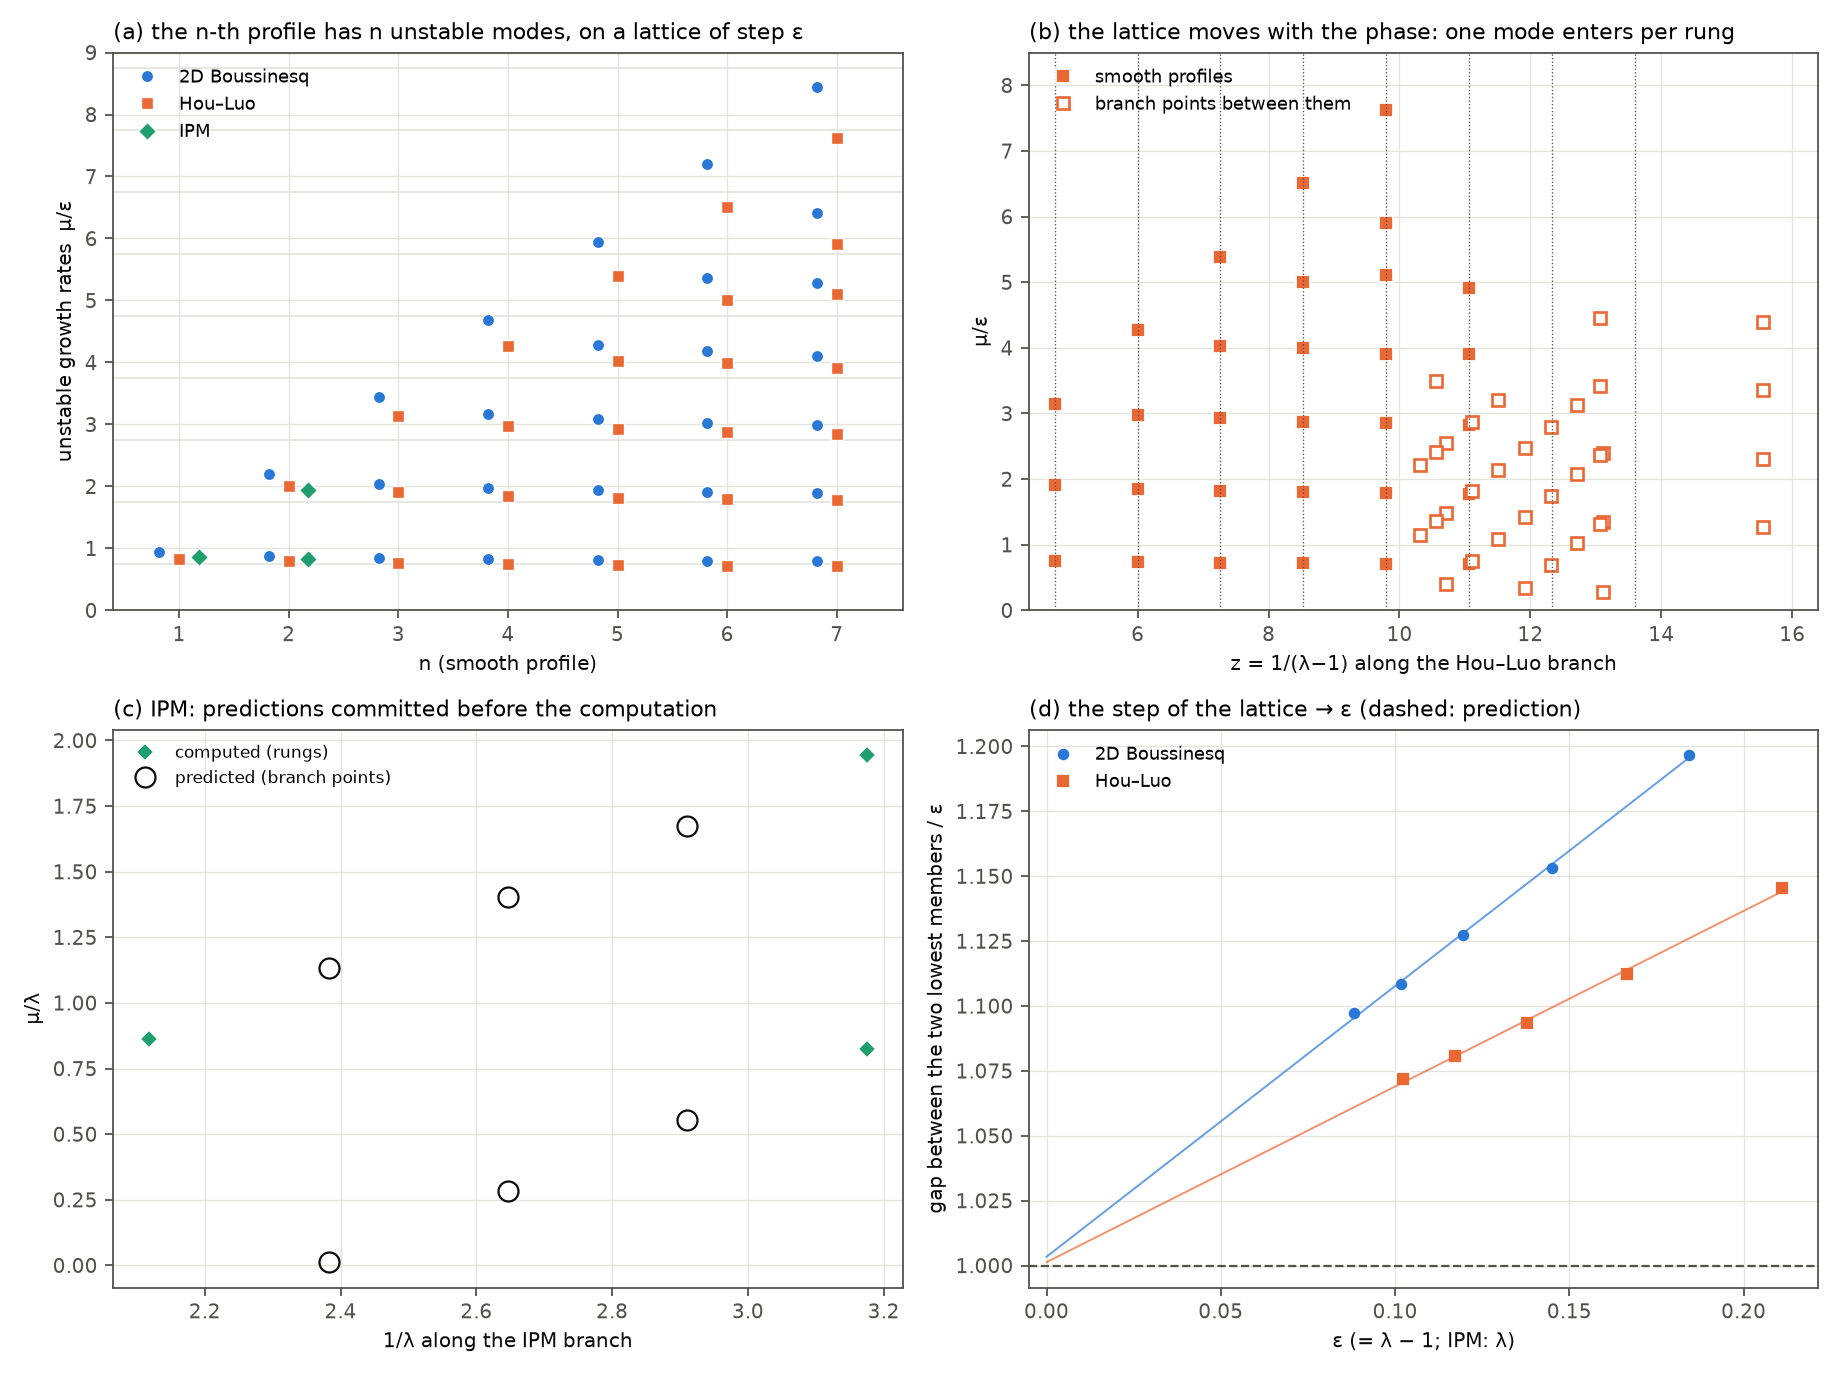

Reproduce this figure in Python.
"""Fig. 3: the same phase quantizes the instabilities.
(a) The unstable spectrum of the n-th smooth profile, ν̂ = μ/ε (ε = λ−1 for 2D Boussinesq and Hou–Luo, λ for
    IPM), for all three models: n real members on a lattice of step ≈ 1, i.e. index n.
(b) Spectral flow along the continuous Hou–Luo branch: the lattice moves up by one step per rung interval (lines:
    eigen-condition Re Φ − πμ/ε + θ₀ = (k + ½)π with the phase linear between rungs), a new member entering at μ = 0.
(c) The IPM blind test: predicted (open) versus computed (filled) spectra at U₃ (stage 2a) and at three branch
    points between U₁ and U₂ (P5).
(d) The step of the lattice (gap between the two lowest members) tends to ε: extrapolations to ε → 0."""
import numpy as np, re, glob, os, contextlib, io
import matplotlib; matplotlib.use("Agg")
import matplotlib.pyplot as plt
with contextlib.redirect_stdout(io.StringIO()):
    from ladder_fit import bq_lam, bq, hl_lam, hl

INK, MUTED, GRID = '#0b0b0b', '#52514e', '#e4e3df'
COL = {'2D Boussinesq': '#2a78d6', 'Hou–Luo': '#eb6834', 'IPM': '#1f9e6e'}
MK = {'2D Boussinesq': 'o', 'Hou–Luo': 's', 'IPM': 'D'}
plt.rcParams.update({'font.size': 9, 'axes.edgecolor': MUTED, 'axes.labelcolor': INK, 'xtick.color': MUTED,
                     'ytick.color': MUTED, 'axes.grid': True, 'grid.color': GRID, 'grid.linewidth': 0.6})


def ipm_result(fn):
    """(λ, non-trivial ν̂ list) from an ipm_flow_spec output (the trivial root ν̂ = 1/λ is dropped)"""
    if not os.path.exists(fn):
        return None
    for line in open(fn):
        m = re.search(r"IPM λ=([0-9.]+) .*ν̂ = μ/λ = \[([^\]]*)\]", line)
        if m:
            lam = float(m.group(1)); v = [float(x) for x in m.group(2).split(',') if x.strip()]
            return lam, [x for x in v if abs(x - 1 / lam) > 0.02]
    return None


# rung spectra (ν̂) per model
spec = {'2D Boussinesq': {n: sorted(np.array(bq[n]) / (bq_lam[n] - 1)) for n in bq},
        'Hou–Luo': {n: sorted(np.array(hl[n]) / (hl_lam[n] - 1)) for n in hl if n <= 7}}
ipm = {}
for n in range(0, 8):
    r = ipm_result(f"ipm_spec_U{n}.out")
    if r:
        ipm[n] = (r[0], sorted(r[1]))
spec['IPM'] = {n: v for n, (l, v) in ipm.items() if n >= 1}

fig, ax = plt.subplots(2, 2, figsize=(11.5, 8.6))
a = ax[0, 0]
off = {'2D Boussinesq': -0.18, 'Hou–Luo': 0.0, 'IPM': 0.18}
for name, sp in spec.items():
    for n, v in sp.items():
        a.plot([n + off[name]] * len(v), v, MK[name], color=COL[name], ms=5.5, mec='white', mew=0.6,
               label=name if n == min(sp) else None)
for j in range(0, 9):
    a.axhline(0.75 + j, color=GRID, lw=0.8, zorder=0)
a.set_xlabel('n (smooth profile)'); a.set_ylabel('unstable growth rates  μ/ε')
a.set_title('(a) the n-th profile has n unstable modes, on a lattice of step ε', loc='left', fontsize=10)
a.legend(fontsize=8, frameon=False, loc='upper left'); a.set_xlim(0.4, 7.6); a.set_ylim(0, 9)

# (b) Hou–Luo spectral flow (rungs and branch points), as in fig_spectral_flow.py
b = ax[0, 1]


def parse(files, pat=r"λ=([0-9.]+) z=([0-9.]+).*?ν̂ = μ/\(λ−1\) = \[([^\]]*)\]"):
    out = []
    for fn in files:
        if os.path.exists(fn):
            for line in open(fn):
                m = re.search(pat, line)
                if m and m.group(3).strip():
                    out.append((float(m.group(1)), float(m.group(2)), [float(x) for x in m.group(3).split(',')]))
    return out


between = {round(t[0], 6): t for t in parse(["hl_saw_exact.out", "hl_deep_exact.out", "hl_G_check.out"]) if t[1] < 16.5}
hl_all = list(hl_lam) + [1.08113374, 1.07355524]
zr = [1 / (l - 1) for l in hl_all]
for n in range(3, 9):
    v = spec['Hou–Luo'].get(n) or sorted(np.array(hl[n]) / (hl_lam[n] - 1))
    b.plot([zr[n]] * len(v), v, 's', color=COL['Hou–Luo'], ms=6, mec='white', mew=0.8,
           label='smooth profiles' if n == 3 else None)
first = True
for lam_, z_, nus in between.values():
    b.plot([z_] * len(nus), nus, 's', mfc='white', mec=COL['Hou–Luo'], mew=1.2, ms=5.5,
           label='branch points between them' if first else None); first = False
for n in range(3, len(zr)):
    b.axvline(zr[n], color=MUTED, lw=0.6, ls=':')
b.set_xlim(zr[3] - 0.4, 16.4); b.set_ylim(0, 8.5)
b.set_xlabel('z = 1/(λ−1) along the Hou–Luo branch'); b.set_ylabel('μ/ε')
b.set_title('(b) the lattice moves with the phase: one mode enters per rung', loc='left', fontsize=10)
b.legend(fontsize=8, frameon=False, loc='upper left')

# (c) IPM blind test
c = ax[1, 0]
pred = {}
if os.path.exists("ipm_stage2a_predictions.out"):
    for line in open("ipm_stage2a_predictions.out"):
        m = re.search(r"PREDICTION ν̂ = μ/λ of U_(\d): \[([^\]]*)\]", line)
        if m:
            pred[('U', int(m.group(1)))] = [float(x) for x in m.group(2).split(',')]
        m = re.search(r"f = ([0-9.]+) \(z = ([0-9.]+), λ = ([0-9.]+)\): predicted ν̂ = \[([^\]]*)\]", line)
        if m:
            pred[('bp', float(m.group(1)))] = (float(m.group(2)), [float(x) for x in m.group(4).split(',') if x.strip()])
for n, (lam_, v) in ipm.items():
    if n >= 1:
        c.plot([1 / lam_] * len(v), v, 'D', color=COL['IPM'], ms=6, mec='white', mew=0.8,
               label='computed (rungs)' if n == 1 else None)
for key, val in pred.items():
    if key[0] == 'U':
        zz = [1 / l for n, (l, v) in ipm.items() if n == key[1]]
        zz = zz[0] if zz else None
        if zz:
            c.plot([zz] * len(val), val, 'D', mfc='none', mec=INK, mew=1.0, ms=10,
                   label=f'predicted before computing (U_{key[1]})')
    else:
        zf, v = val
        c.plot([zf] * len(v), v, 'o', mfc='none', mec=INK, mew=1.0, ms=9, label='predicted (branch points)' if key[1] == 0.5 else None)
for fr, tag in ((0.25, '025'), (0.5, '050'), (0.75, '075')):
    r = ipm_result(f"ipm_spec_bp{tag}.out")
    if r:
        c.plot([1 / r[0]] * len(r[1]), r[1], 'o', color=COL['IPM'], ms=5, mec='white', mew=0.6,
               label='computed (branch points)' if fr == 0.5 else None)
c.set_xlabel('1/λ along the IPM branch'); c.set_ylabel('μ/λ')
c.set_title('(c) IPM: predictions committed before the computation', loc='left', fontsize=10)
c.legend(fontsize=7.5, frameon=False, loc='upper left')

# (d) lattice step
d = ax[1, 1]
for name, sp in spec.items():
    pts = [(1 / (hl_lam[n] - 1) if name == 'Hou–Luo' else 1 / (bq_lam[n] - 1) if name == '2D Boussinesq' else 1 / ipm[n][0],
            v[1] - v[0]) for n, v in sp.items() if len(v) >= 3]
    if pts:
        x, y = np.array(pts).T
        d.plot(1 / x, y, MK[name], color=COL[name], ms=6, mec='white', mew=0.8, label=name)
        if len(x) >= 3:
            p = np.polyfit(1 / x, y, 1); xx = np.linspace(0, (1 / x).max(), 20)
            d.plot(xx, np.polyval(p, xx), '-', color=COL[name], lw=0.9, alpha=0.7)
d.axhline(1.0, color=MUTED, lw=1.0, ls='--')
d.set_xlim(-0.005, None); d.set_xlabel('ε (= λ − 1; IPM: λ)'); d.set_ylabel('gap between the two lowest members / ε')
d.set_title('(d) the step of the lattice → ε (dashed: prediction)', loc='left', fontsize=10)
d.legend(fontsize=8, frameon=False, loc='upper left')
plt.tight_layout(); plt.savefig('fig_spectrum_main.png', dpi=160)
print('saved fig_spectrum_main.png')
